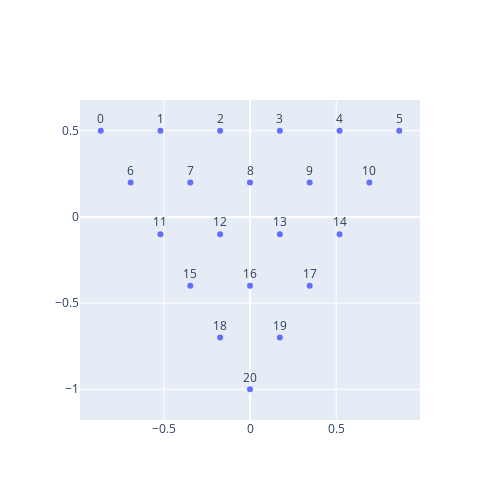

Here is the notebook cell this chart was saved with:
### Code cell
# Generate Points for triangle
triangle_coords = []
begin_points = list(zip(
    np.linspace(top_left_point[0], bottom_point[0], TRIANGLE_LENGTH + 1),
    np.linspace(top_left_point[1], bottom_point[1], TRIANGLE_LENGTH + 1))
)
end_points = list(zip(
    np.linspace(top_right_point[0], bottom_point[0], TRIANGLE_LENGTH + 1),
    np.linspace(top_right_point[1], bottom_point[1], TRIANGLE_LENGTH + 1))
)
for layer in range(TRIANGLE_LENGTH + 1):
    begin_point = begin_points[layer]
    end_point = end_points[layer]
    layer_points = list(zip(
        np.linspace(begin_point[0], end_point[0], TRIANGLE_LENGTH + 1 - layer),
        np.linspace(begin_point[1], end_point[1], TRIANGLE_LENGTH + 1 - layer))
    )
    triangle_coords += layer_points[::-1]

triangle_corner_points = [0, TRIANGLE_LENGTH, len(triangle_coords) - 1]

print(triangle_corner_points)

edge_key_1 = (triangle_corner_points[0], triangle_corner_points[1])
edge_key_2 = (triangle_corner_points[2], triangle_corner_points[0])
edge_key_3 = (triangle_corner_points[2], triangle_corner_points[1])

triangle_edge_points = {
    edge_key_1: [1],
    edge_key_2: [len(triangle_coords) - 3],
    edge_key_3: [len(triangle_coords) - 2]
}

for i in range(2, TRIANGLE_LENGTH):
    triangle_edge_points[edge_key_1].append(i)
    triangle_edge_points[edge_key_2].append(triangle_edge_points[edge_key_2][-1] - (i + 1))
    triangle_edge_points[edge_key_3].append(triangle_edge_points[edge_key_3][-1] - i)

print(triangle_edge_points)

show_2d_points(triangle_coords)

### Figure 1 — Plotly figure (JSON) as saved in the notebook; plotly's stock layout.template omitted (floating-point values rounded to 4 significant figures)
{"data": [{"hovertemplate": "x=%{x}<br>y=%{y}<br>text=%{text}<extra></extra>", "legendgroup": "", "marker": {"color": "#636efa", "symbol": "circle"}, "mode": "markers+text", "name": "", "orientation": "v", "showlegend": false, "text": [0, 1, 2, 3, 4, 5, 6, 7, 8, 9, 10, 11, 12, 13, 14, 15, 16, 17, 18, 19, 20], "textposition": "top center", "type": "scatter", "x": [-0.866, -0.5196, -0.1732, 0.1732, 0.5196, 0.866, -0.6928, -0.3464, 0, 0.3464, 0.6928, -0.5196, -0.1732, 0.1732, 0.5196, -0.3464, 0, 0.3464, -0.1732, 0.1732, 0], "xaxis": "x", "y": [0.5, 0.5, 0.5, 0.5, 0.5, 0.5, 0.2, 0.2, 0.2, 0.2, 0.2, -0.1, -0.1, -0.1, -0.1, -0.4, -0.4, -0.4, -0.7, -0.7, -1], "yaxis": "y"}], "layout": {"height": 500, "width": 500, "yaxis": {"scaleanchor": "x", "scaleratio": 1}}}
